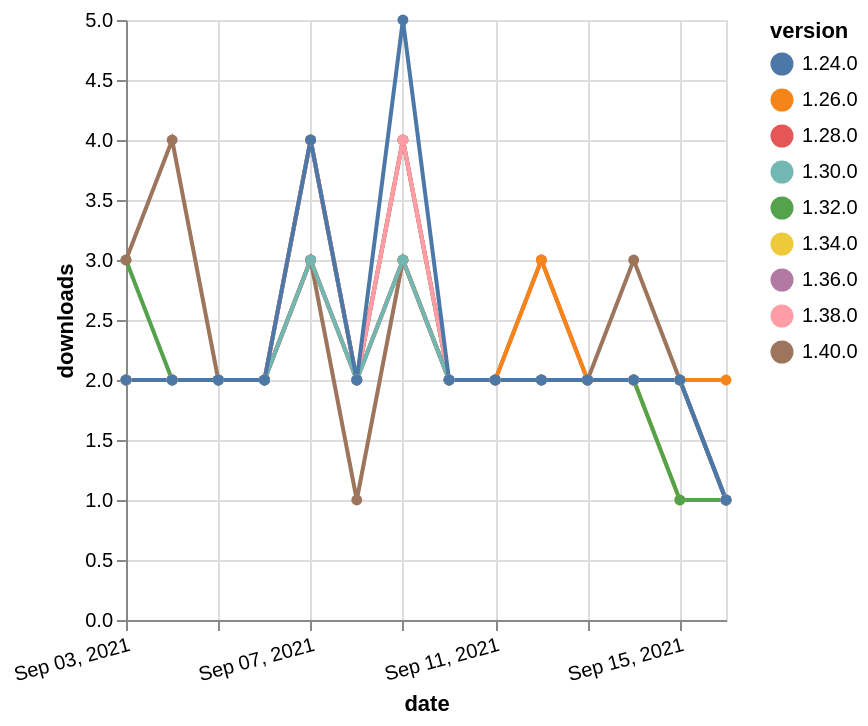

Vega-Lite specification stored for this chart:
### Vega-Lite specification from a JSON file in a GitHub repository (floating-point values rounded to 4 significant figures)
{"$schema": "https://vega.github.io/schema/vega-lite/v5.json", "description": "A simple bar chart with embedded data.", "data": {"values": [{"date": "2021-09-03", "total": 1474, "delta": 2, "version": "1.34.0"}, {"date": "2021-09-04", "total": 1476, "delta": 2, "version": "1.34.0"}, {"date": "2021-09-05", "total": 1478, "delta": 2, "version": "1.34.0"}, {"date": "2021-09-06", "total": 1480, "delta": 2, "version": "1.34.0"}, {"date": "2021-09-07", "total": 1483, "delta": 3, "version": "1.34.0"}, {"date": "2021-09-08", "total": 1485, "delta": 2, "version": "1.34.0"}, {"date": "2021-09-09", "total": 1488, "delta": 3, "version": "1.34.0"}, {"date": "2021-09-10", "total": 1490, "delta": 2, "version": "1.34.0"}, {"date": "2021-09-11", "total": 1492, "delta": 2, "version": "1.34.0"}, {"date": "2021-09-12", "total": 1494, "delta": 2, "version": "1.34.0"}, {"date": "2021-09-13", "total": 1496, "delta": 2, "version": "1.34.0"}, {"date": "2021-09-14", "total": 1498, "delta": 2, "version": "1.34.0"}, {"date": "2021-09-15", "total": 1499, "delta": 1, "version": "1.34.0"}, {"date": "2021-09-16", "total": 1500, "delta": 1, "version": "1.34.0"}, {"date": "2021-09-03", "total": 1960, "delta": 3, "version": "1.32.0"}, {"date": "2021-09-04", "total": 1962, "delta": 2, "version": "1.32.0"}, {"date": "2021-09-05", "total": 1964, "delta": 2, "version": "1.32.0"}, {"date": "2021-09-06", "total": 1966, "delta": 2, "version": "1.32.0"}, {"date": "2021-09-07", "total": 1970, "delta": 4, "version": "1.32.0"}, {"date": "2021-09-08", "total": 1972, "delta": 2, "version": "1.32.0"}, {"date": "2021-09-09", "total": 1976, "delta": 4, "version": "1.32.0"}, {"date": "2021-09-10", "total": 1978, "delta": 2, "version": "1.32.0"}, {"date": "2021-09-11", "total": 1980, "delta": 2, "version": "1.32.0"}, {"date": "2021-09-12", "total": 1982, "delta": 2, "version": "1.32.0"}, {"date": "2021-09-13", "total": 1984, "delta": 2, "version": "1.32.0"}, {"date": "2021-09-14", "total": 1986, "delta": 2, "version": "1.32.0"}, {"date": "2021-09-15", "total": 1987, "delta": 1, "version": "1.32.0"}, {"date": "2021-09-16", "total": 1988, "delta": 1, "version": "1.32.0"}, {"date": "2021-09-03", "total": 2503, "delta": 2, "version": "1.28.0"}, {"date": "2021-09-04", "total": 2505, "delta": 2, "version": "1.28.0"}, {"date": "2021-09-05", "total": 2507, "delta": 2, "version": "1.28.0"}, {"date": "2021-09-06", "total": 2509, "delta": 2, "version": "1.28.0"}, {"date": "2021-09-07", "total": 2513, "delta": 4, "version": "1.28.0"}, {"date": "2021-09-08", "total": 2515, "delta": 2, "version": "1.28.0"}, {"date": "2021-09-09", "total": 2519, "delta": 4, "version": "1.28.0"}, {"date": "2021-09-10", "total": 2521, "delta": 2, "version": "1.28.0"}, {"date": "2021-09-11", "total": 2523, "delta": 2, "version": "1.28.0"}, {"date": "2021-09-12", "total": 2526, "delta": 3, "version": "1.28.0"}, {"date": "2021-09-13", "total": 2528, "delta": 2, "version": "1.28.0"}, {"date": "2021-09-14", "total": 2530, "delta": 2, "version": "1.28.0"}, {"date": "2021-09-15", "total": 2532, "delta": 2, "version": "1.28.0"}, {"date": "2021-09-16", "total": 2533, "delta": 1, "version": "1.28.0"}, {"date": "2021-09-03", "total": 2614, "delta": 2, "version": "1.26.0"}, {"date": "2021-09-04", "total": 2616, "delta": 2, "version": "1.26.0"}, {"date": "2021-09-05", "total": 2618, "delta": 2, "version": "1.26.0"}, {"date": "2021-09-06", "total": 2620, "delta": 2, "version": "1.26.0"}, {"date": "2021-09-07", "total": 2623, "delta": 3, "version": "1.26.0"}, {"date": "2021-09-08", "total": 2625, "delta": 2, "version": "1.26.0"}, {"date": "2021-09-09", "total": 2628, "delta": 3, "version": "1.26.0"}, {"date": "2021-09-10", "total": 2630, "delta": 2, "version": "1.26.0"}, {"date": "2021-09-11", "total": 2632, "delta": 2, "version": "1.26.0"}, {"date": "2021-09-12", "total": 2635, "delta": 3, "version": "1.26.0"}, {"date": "2021-09-13", "total": 2637, "delta": 2, "version": "1.26.0"}, {"date": "2021-09-14", "total": 2639, "delta": 2, "version": "1.26.0"}, {"date": "2021-09-15", "total": 2641, "delta": 2, "version": "1.26.0"}, {"date": "2021-09-16", "total": 2643, "delta": 2, "version": "1.26.0"}, {"date": "2021-09-03", "total": 716, "delta": 2, "version": "1.38.0"}, {"date": "2021-09-04", "total": 718, "delta": 2, "version": "1.38.0"}, {"date": "2021-09-05", "total": 720, "delta": 2, "version": "1.38.0"}, {"date": "2021-09-06", "total": 722, "delta": 2, "version": "1.38.0"}, {"date": "2021-09-07", "total": 726, "delta": 4, "version": "1.38.0"}, {"date": "2021-09-08", "total": 728, "delta": 2, "version": "1.38.0"}, {"date": "2021-09-09", "total": 732, "delta": 4, "version": "1.38.0"}, {"date": "2021-09-10", "total": 734, "delta": 2, "version": "1.38.0"}, {"date": "2021-09-11", "total": 736, "delta": 2, "version": "1.38.0"}, {"date": "2021-09-12", "total": 738, "delta": 2, "version": "1.38.0"}, {"date": "2021-09-13", "total": 740, "delta": 2, "version": "1.38.0"}, {"date": "2021-09-14", "total": 742, "delta": 2, "version": "1.38.0"}, {"date": "2021-09-15", "total": 744, "delta": 2, "version": "1.38.0"}, {"date": "2021-09-16", "total": 745, "delta": 1, "version": "1.38.0"}, {"date": "2021-09-03", "total": 1021, "delta": 2, "version": "1.36.0"}, {"date": "2021-09-04", "total": 1023, "delta": 2, "version": "1.36.0"}, {"date": "2021-09-05", "total": 1025, "delta": 2, "version": "1.36.0"}, {"date": "2021-09-06", "total": 1027, "delta": 2, "version": "1.36.0"}, {"date": "2021-09-07", "total": 1030, "delta": 3, "version": "1.36.0"}, {"date": "2021-09-08", "total": 1032, "delta": 2, "version": "1.36.0"}, {"date": "2021-09-09", "total": 1035, "delta": 3, "version": "1.36.0"}, {"date": "2021-09-10", "total": 1037, "delta": 2, "version": "1.36.0"}, {"date": "2021-09-11", "total": 1039, "delta": 2, "version": "1.36.0"}, {"date": "2021-09-12", "total": 1041, "delta": 2, "version": "1.36.0"}, {"date": "2021-09-13", "total": 1043, "delta": 2, "version": "1.36.0"}, {"date": "2021-09-14", "total": 1045, "delta": 2, "version": "1.36.0"}, {"date": "2021-09-15", "total": 1047, "delta": 2, "version": "1.36.0"}, {"date": "2021-09-16", "total": 1048, "delta": 1, "version": "1.36.0"}, {"date": "2021-09-03", "total": 217, "delta": 3, "version": "1.40.0"}, {"date": "2021-09-04", "total": 221, "delta": 4, "version": "1.40.0"}, {"date": "2021-09-05", "total": 223, "delta": 2, "version": "1.40.0"}, {"date": "2021-09-06", "total": 225, "delta": 2, "version": "1.40.0"}, {"date": "2021-09-07", "total": 228, "delta": 3, "version": "1.40.0"}, {"date": "2021-09-08", "total": 229, "delta": 1, "version": "1.40.0"}, {"date": "2021-09-09", "total": 232, "delta": 3, "version": "1.40.0"}, {"date": "2021-09-10", "total": 234, "delta": 2, "version": "1.40.0"}, {"date": "2021-09-11", "total": 236, "delta": 2, "version": "1.40.0"}, {"date": "2021-09-12", "total": 238, "delta": 2, "version": "1.40.0"}, {"date": "2021-09-13", "total": 240, "delta": 2, "version": "1.40.0"}, {"date": "2021-09-14", "total": 243, "delta": 3, "version": "1.40.0"}, {"date": "2021-09-15", "total": 245, "delta": 2, "version": "1.40.0"}, {"date": "2021-09-16", "total": 246, "delta": 1, "version": "1.40.0"}, {"date": "2021-09-03", "total": 2043, "delta": 2, "version": "1.30.0"}, {"date": "2021-09-04", "total": 2045, "delta": 2, "version": "1.30.0"}, {"date": "2021-09-05", "total": 2047, "delta": 2, "version": "1.30.0"}, {"date": "2021-09-06", "total": 2049, "delta": 2, "version": "1.30.0"}, {"date": "2021-09-07", "total": 2052, "delta": 3, "version": "1.30.0"}, {"date": "2021-09-08", "total": 2054, "delta": 2, "version": "1.30.0"}, {"date": "2021-09-09", "total": 2057, "delta": 3, "version": "1.30.0"}, {"date": "2021-09-10", "total": 2059, "delta": 2, "version": "1.30.0"}, {"date": "2021-09-11", "total": 2061, "delta": 2, "version": "1.30.0"}, {"date": "2021-09-12", "total": 2063, "delta": 2, "version": "1.30.0"}, {"date": "2021-09-13", "total": 2065, "delta": 2, "version": "1.30.0"}, {"date": "2021-09-14", "total": 2067, "delta": 2, "version": "1.30.0"}, {"date": "2021-09-15", "total": 2069, "delta": 2, "version": "1.30.0"}, {"date": "2021-09-16", "total": 2070, "delta": 1, "version": "1.30.0"}, {"date": "2021-09-03", "total": 3228, "delta": 2, "version": "1.24.0"}, {"date": "2021-09-04", "total": 3230, "delta": 2, "version": "1.24.0"}, {"date": "2021-09-05", "total": 3232, "delta": 2, "version": "1.24.0"}, {"date": "2021-09-06", "total": 3234, "delta": 2, "version": "1.24.0"}, {"date": "2021-09-07", "total": 3238, "delta": 4, "version": "1.24.0"}, {"date": "2021-09-08", "total": 3240, "delta": 2, "version": "1.24.0"}, {"date": "2021-09-09", "total": 3245, "delta": 5, "version": "1.24.0"}, {"date": "2021-09-10", "total": 3247, "delta": 2, "version": "1.24.0"}, {"date": "2021-09-11", "total": 3249, "delta": 2, "version": "1.24.0"}, {"date": "2021-09-12", "total": 3251, "delta": 2, "version": "1.24.0"}, {"date": "2021-09-13", "total": 3253, "delta": 2, "version": "1.24.0"}, {"date": "2021-09-14", "total": 3255, "delta": 2, "version": "1.24.0"}, {"date": "2021-09-15", "total": 3257, "delta": 2, "version": "1.24.0"}, {"date": "2021-09-16", "total": 3258, "delta": 1, "version": "1.24.0"}]}, "width": "container", "mark": {"type": "line", "point": {"filled": true}}, "encoding": {"x": {"field": "date", "type": "temporal", "timeUnit": "yearmonthdate", "title": "date", "axis": {"labelAngle": -15}}, "y": {"field": "delta", "type": "quantitative", "title": "downloads"}, "color": {"field": "version", "type": "nominal"}, "tooltip": {"field": "delta"}}}
